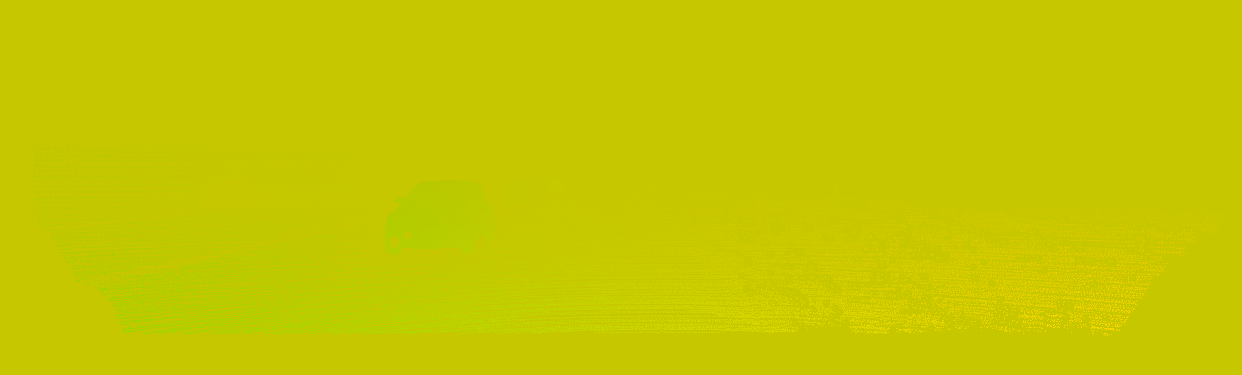
%> input picture matlab_codes/data/000040_10_flow.png, 1242 x 375 px
$ octave revamp_code.m   (GNU Octave 9; MATLAB toolbox functions it lacks are replaced by stand-ins)
%> lines starting %> are read from the running program, lines starting %| are printed output that depends on the picture; in (x1, y1, x2, y2) boxes, pixels count from 0 and x2, y2 are one past the last pixel; in counts of white or black regions, pixels touching at a corner belong together; the program's own positions count from 1
### matlab_codes/flow_read.m
function F = flow_read (filename)
%> called with filename = '000040_10_flow.png'
% loads flow field F from png file
% for details see readme.txt

I = double(imread(filename));

F_u = (I(:,:,1)-2^15)/64;
F_v = (I(:,:,2)-2^15)/64;
F_valid = min(I(:,:,3),1);
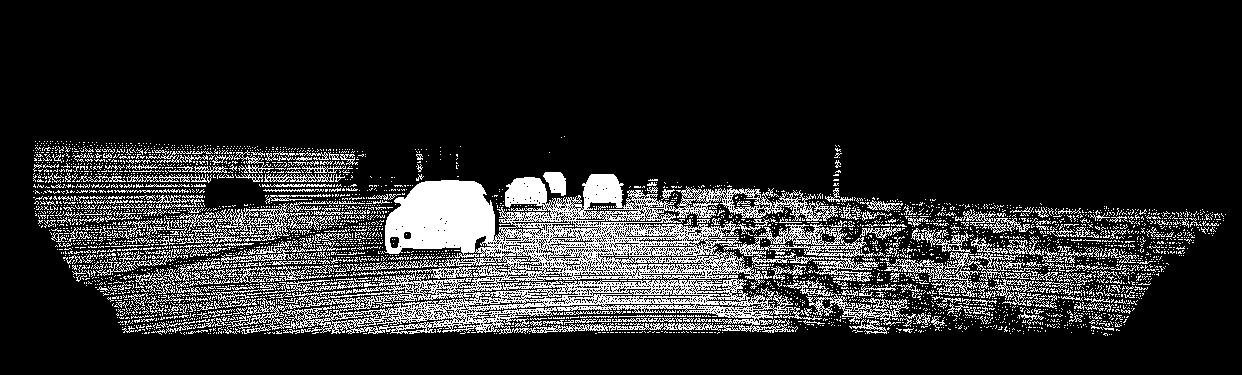
%> F_valid: size 375x1242 double; values 0 (black) and 1 (white), 16% white in thin lines or dots, all inside (x1, y1, x2, y2) = (33, 136, 1226, 336)
F_u(F_valid==0) = 0;
F_v(F_valid==0) = 0;
F(:,:,1) = F_u;
F(:,:,2) = F_v;
F(:,:,3) = F_valid;
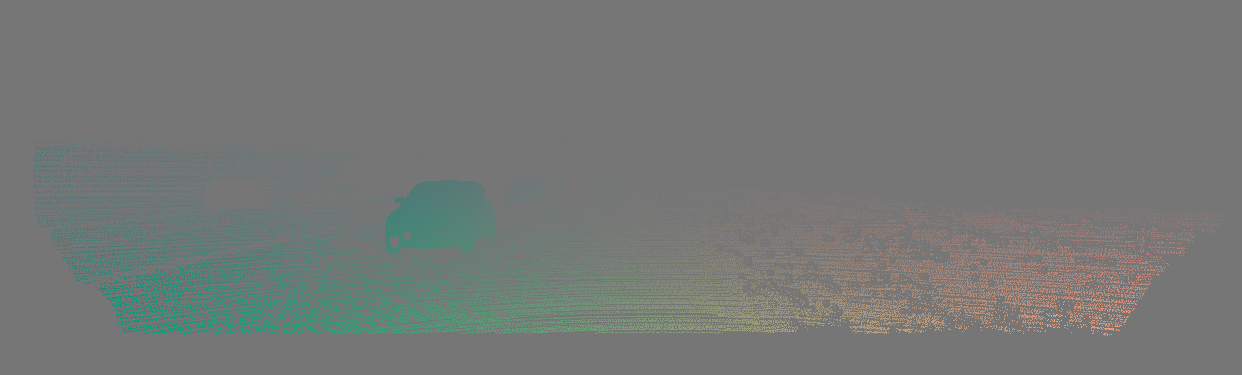
%> F: size 375x1242x3 double; mean R, G, B -1.1, 2.2, 0.2; drawn with min black and max white

### matlab_codes/disp_read.m
function D = disp_read (filename)
%> called with filename = '000040_d0.png'
% loads disparity map D from png file
% for details see readme.txt

I = imread(filename);
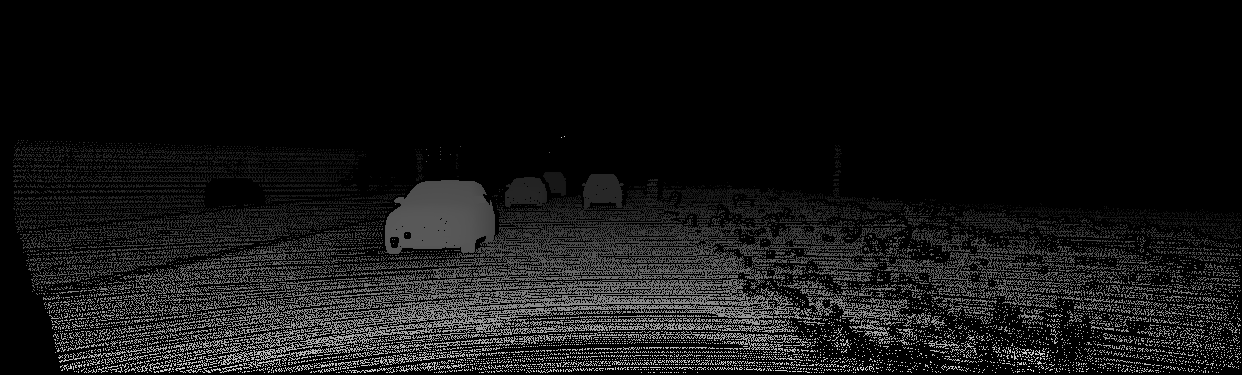
%> input picture matlab_codes/data/000040_d0.png, 1242 x 375 px
%> I is the input picture: size 375x1242 uint16; min 0, max 19752, mean 1589.7
D = double(I)/256;
D(I==0) = -1;

### matlab_codes/revamp_code.m
flow=flow_read('000040_10_flow.png');
disp0=disp_read('000040_d0.png');
disp1=disp_read('000040_d1.png');
%> call 2 of disp_read, with filename = '000040_d1.png'
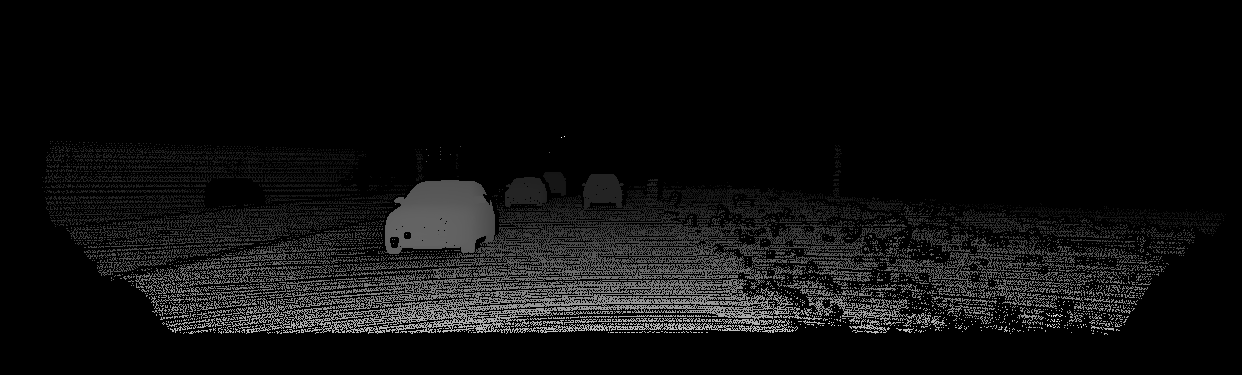
%> input picture matlab_codes/data/000040_d1.png, 1242 x 375 px
%> in disp_read, I is the input picture: size 375x1242 uint16; min 0, max 21793, mean 1249.8

I1=imread('000040_10_L.png');
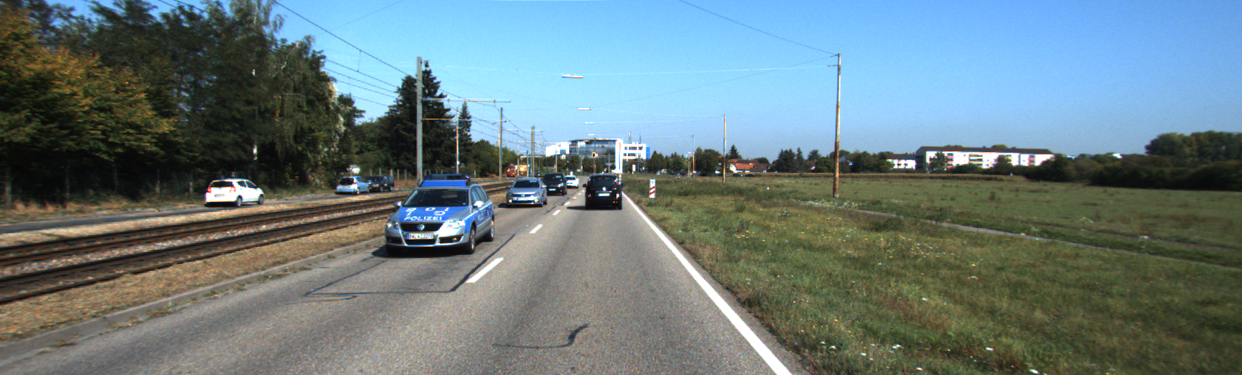
%> input picture matlab_codes/data/000040_10_L.png, 1242 x 375 px
%> I1 is the input picture: size 375x1242x3 uint8; mean R, G, B 105.6, 123.5, 126.2
I2=imread('000040_10_R.png');
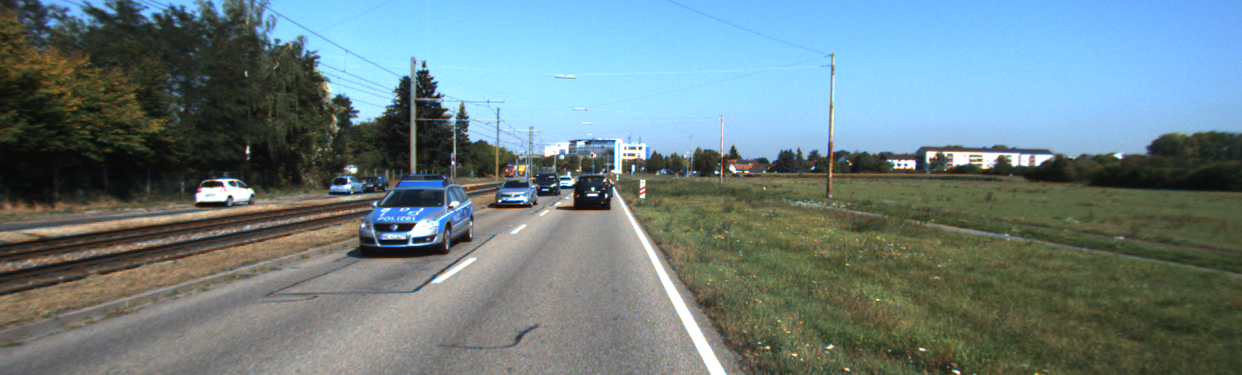
%> input picture matlab_codes/data/000040_10_R.png, 1242 x 375 px
%> I2 is the input picture: size 375x1242x3 uint8; mean R, G, B 107.1, 126.5, 129.5
% label1=read_label('000040_10_seg.png');
% label2=read_label('000040_11_seg.png');
label=imread('000040_lab.png');
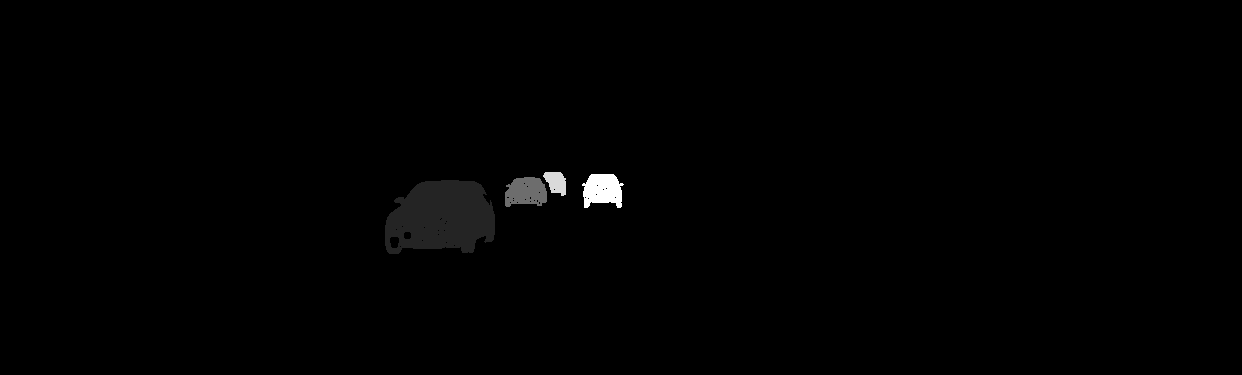
%> input picture matlab_codes/data/000040_lab.png, 1242 x 375 px
%> label is the input picture: size 375x1242 uint8; min 0, max 7, mean 0.041


calibname = 'calib.txt';
%> (the run ends here)
